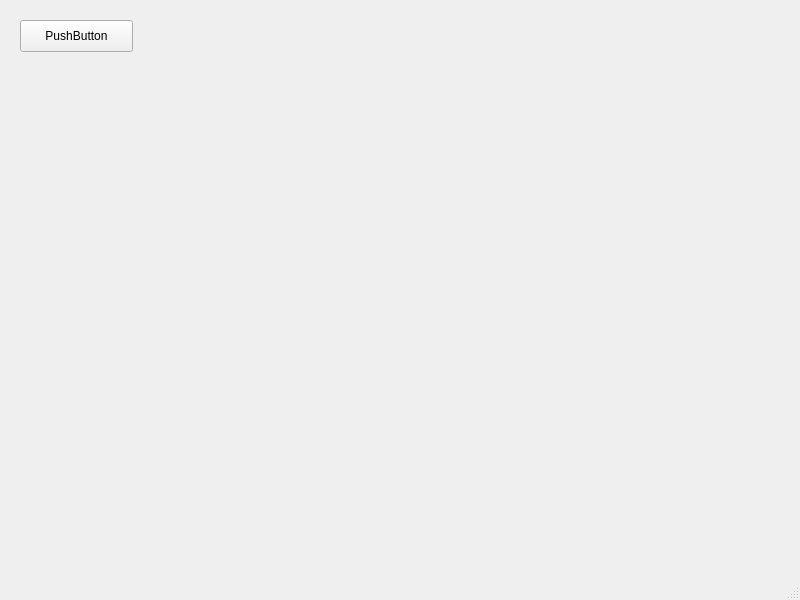
<?xml version="1.0" encoding="UTF-8"?>
<ui version="4.0">
 <class>MainWindow</class>
 <widget class="QMainWindow" name="MainWindow">
  <property name="geometry">
   <rect>
    <x>0</x>
    <y>0</y>
    <width>800</width>
    <height>600</height>
   </rect>
  </property>
  <property name="windowTitle">
   <string>MainWindow</string>
  </property>
  <widget class="QWidget" name="centralwidget">
   <widget class="QPushButton" name="pushButton">
    <property name="geometry">
     <rect>
      <x>20</x>
      <y>20</y>
      <width>113</width>
      <height>32</height>
     </rect>
    </property>
    <property name="text">
     <string>PushButton</string>
    </property>
   </widget>
  </widget>
  <widget class="QMenuBar" name="menubar">
   <property name="geometry">
    <rect>
     <x>0</x>
     <y>0</y>
     <width>800</width>
     <height>24</height>
    </rect>
   </property>
  </widget>
  <widget class="QStatusBar" name="statusbar"/>
 </widget>
 <resources/>
 <connections/>
</ui>
